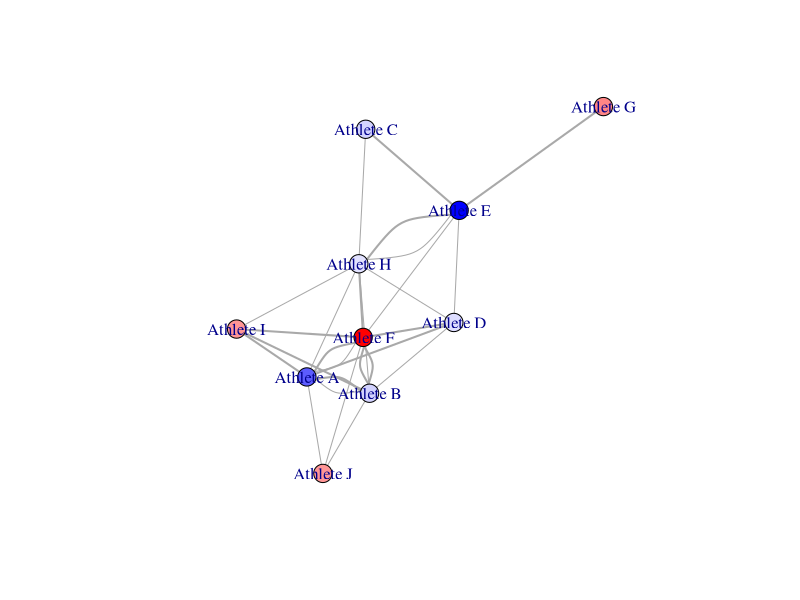
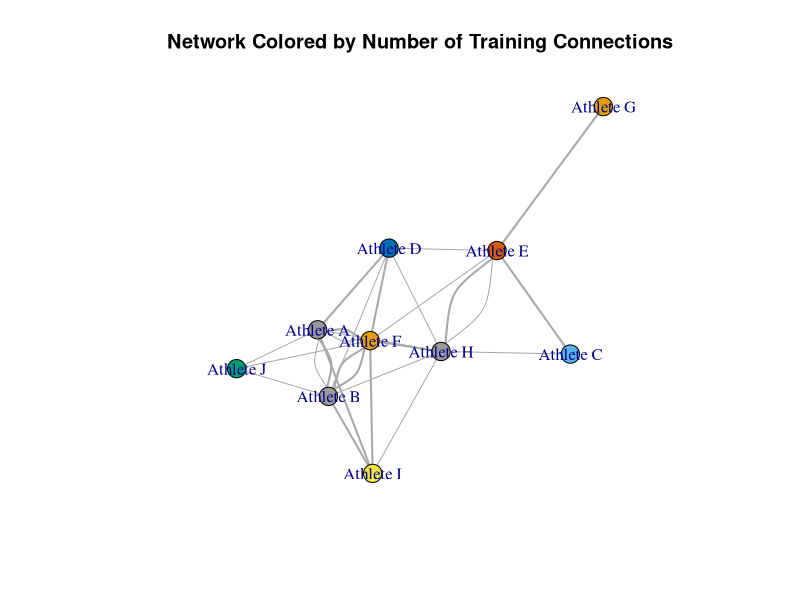
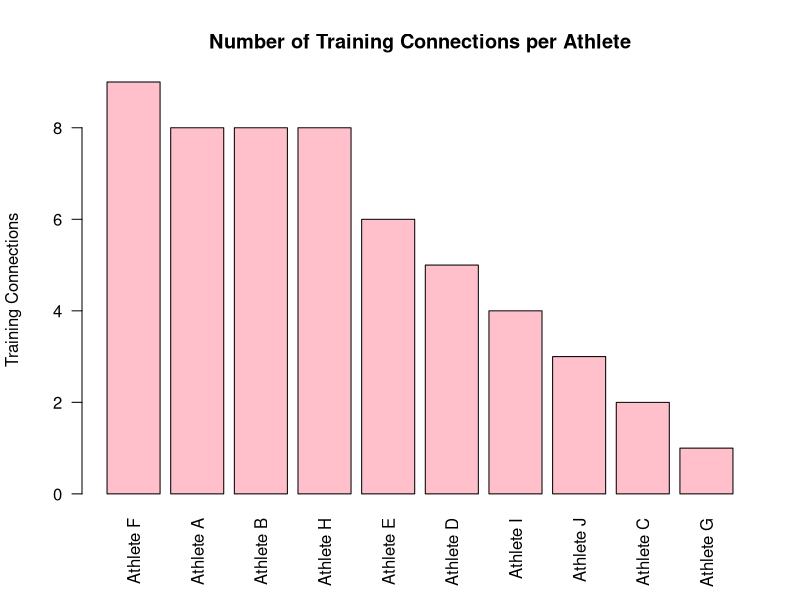
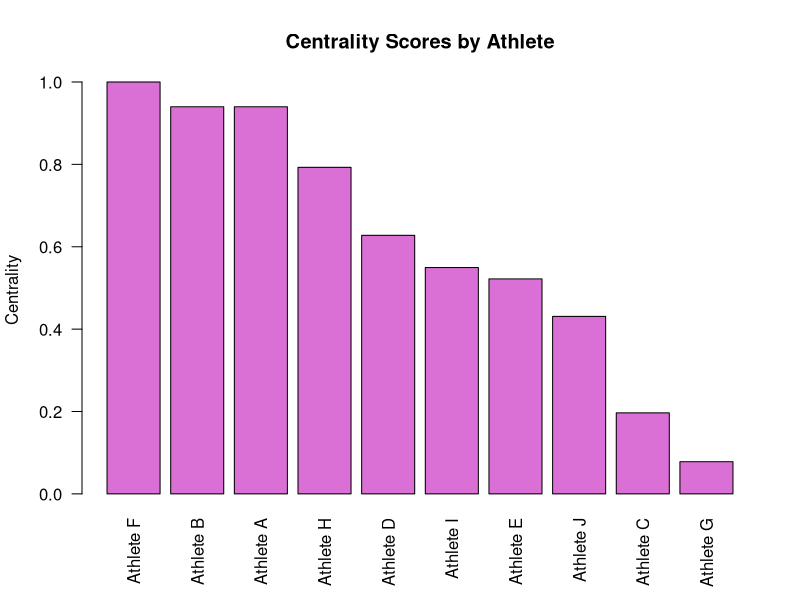
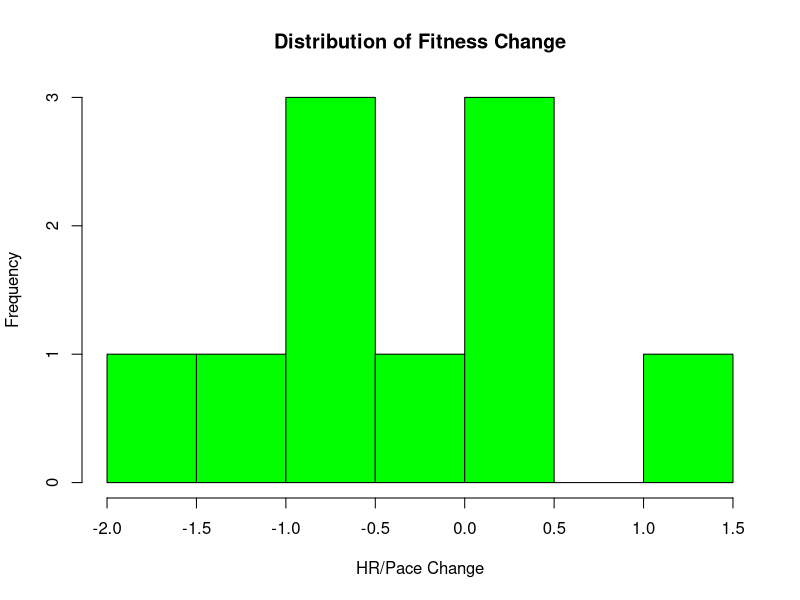
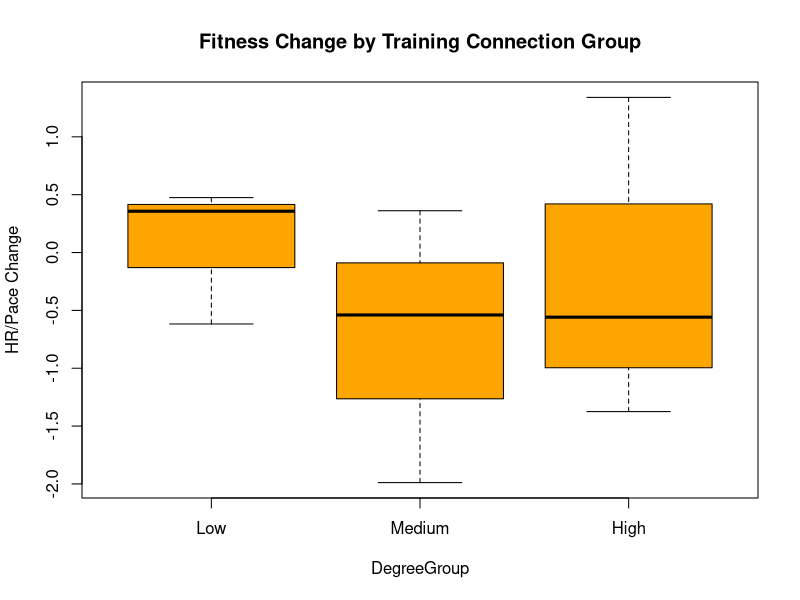
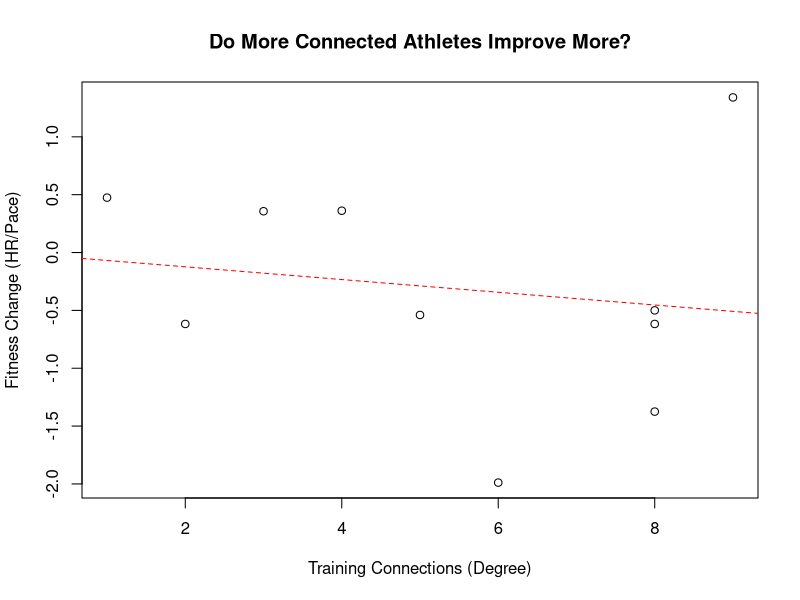

Write R code to recreate these figures, in order.
## ---- chunk 1
#set my working directory 
setwd("~/Desktop/DCS 375/GitHub/FinalProject")

#make sure necessary packages are included 
library(tidyverse)
library(igraph)
library(readxl)

## ---- chunk 2
# Load spreadsheet from cleaned Excel file
edges <- read_excel("EdgeList_FitnessData.xlsx", sheet = "Training Edge List") 

# I am loading the training connections
# loading the HR and pace data for each athlete

fitness <- read_excel("EdgeList_FitnessData.xlsx", sheet = "Fitness Data") 

# View the data
View(edges)
View(fitness)

## ---- chunk 3
# Calculate fitness change for each athlete
fitness <- fitness %>%
  mutate(
    HR_Pace_Peak = HR_Peak / Pace_Peak,   # I am calculating HR-to-pace ratio at peak
    HR_Pace_End = HR_End / Pace_End,      # I am calculating HR-to-pace ratio at end
    Fitness_Change = HR_Pace_Peak - HR_Pace_End  # I am checking how much each person improved
  )

# Building the social network graph using igraph
g <- graph_from_data_frame(d = edges, vertices = fitness, directed = FALSE)
# I am creating the network using training connections and adding fitness data to each athlete

## ---- chunk 4
# adding fitness values to a colors
colors <- colorRampPalette(c("blue", "white", "red"))(100)  # blue = less change, red = more
fitness_range <- range(V(g)$Fitness_Change, na.rm = TRUE)
color_index <- round( (V(g)$Fitness_Change - fitness_range[1]) / diff(fitness_range) * 99 ) + 1
vertex_colors <- colors[color_index]

# Plotting my network of Cross Country Training Relationships
# The node color represents fitness improvement from peak to end of season (HR/Pace) and the edge width represents training tie strength (1 = occasionally, 2 = regularly)
plot(g,
     vertex.label = V(g)$label,         # names (Athlete A, etc.)
     vertex.size = 10,
     vertex.color = vertex_colors,      # fixed color values
     edge.width = E(g)$Strength)

## ---- chunk 5
#Who is the most socially connected in training?
# Color network by how connected each athlete is (degree)
fitness$Degree <- degree(g)

# Calculate how connected each athlete is
fitness$Degree <- degree(g)

# Set node color based on degree (number of training connections)
V(g)$color <- fitness$Degree

# Plot the network again with new coloring
plot(g,
     vertex.label = V(g)$label,
     vertex.size = 10,
     vertex.color = V(g)$color,
     edge.width = E(g)$Strength,
     main = "Network Colored by Number of Training Connections")
## ---- chunk 6
# Calculating Fitness_Change
fitness <- fitness %>%
  mutate(
    HR_Pace_Peak = HR_Peak / Pace_Peak,
    HR_Pace_End = HR_End / Pace_End,
    Fitness_Change = HR_Pace_Peak - HR_Pace_End
  )

#Summary stats of data 
summary(fitness$Fitness_Change)
mean(fitness$Fitness_Change, na.rm = TRUE)
sd(fitness$Fitness_Change, na.rm = TRUE)

## ---- chunk 7
# Step 1: Calculate degree (number of training connections) for each athlete and add it to fitness dataframe
fitness$Degree <- degree(g)

# Step 2: Barplot of training connections per athlete
barplot(sort(fitness$Degree, decreasing = TRUE),
        names.arg = fitness$Athlete[order(-fitness$Degree)],
        las = 2,
        col = "pink",
        main = "Number of Training Connections per Athlete",
        ylab = "Training Connections")


## ---- chunk 8
# Calculating how central each athlete is in this training network
# This looks at how connected individuals are to other well-connected teammates
fitness$Centrality <- eigen_centrality(g)$vector

# Print centrality scores to see who is most central
print(fitness[order(-fitness$Centrality), c("Athlete", "Centrality")])

# Make a barplot showing centrality scores for each athlete
barplot(sort(fitness$Centrality, decreasing = TRUE),
        names.arg = fitness$Athlete[order(-fitness$Centrality)],
        las = 2,
        col = "orchid", 
        main = "Centrality Scores by Athlete",
        ylab = "Centrality")
## ---- chunk 9
# Adding fitness change to the data
# (heart rate per pace at peak - at end of season)
fitness <- fitness %>%
  mutate(
    HR_Pace_Peak = HR_Peak / Pace_Peak,
    HR_Pace_End = HR_End / Pace_End,
    Fitness_Change = HR_Pace_Peak - HR_Pace_End
  )

# creating histogram of fitness change
# (lower values = more improvement)
hist(fitness$Fitness_Change,
     main = "Distribution of Fitness Change",
     xlab = "HR/Pace Change",
     col = "green")  


## ---- chunk 10
# Grouping athletes by how many teammates they trained with
# Low = 0–3 connections, Medium = 4–6, High = 7–10
fitness$DegreeGroup <- cut(fitness$Degree,
                           breaks = c(0, 3, 6, 10),
                           labels = c("Low", "Medium", "High"))

# Making a boxplot to compare fitness change across those 3 groups
boxplot(Fitness_Change ~ DegreeGroup, data = fitness,
        main = "Fitness Change by Training Connection Group",
        ylab = "HR/Pace Change",
        col = "orange")  # makes the plot ornage


## ---- chunk 11
#Network Centrality
# Calculating degree (number of connections)
fitness$Degree <- degree(g)

# Scatterplot: Degree vs Fitness Improvement
plot(fitness$Degree, fitness$Fitness_Change,
     main = "Do More Connected Athletes Improve More?",
     xlab = "Training Connections (Degree)",
     ylab = "Fitness Change (HR/Pace)")
abline(lm(Fitness_Change ~ Degree, data = fitness), col = "red", lty = 2)

## ---- chunk 12
cor.test(fitness$Degree, fitness$Fitness_Change)

## ---- chunk 13
#simple regression
model <- lm(Fitness_Change ~ Degree, data = fitness)
summary(model)
## ---- chunk 14
# 5-number summary for fitness change
summary(fitness$Fitness_Change)
